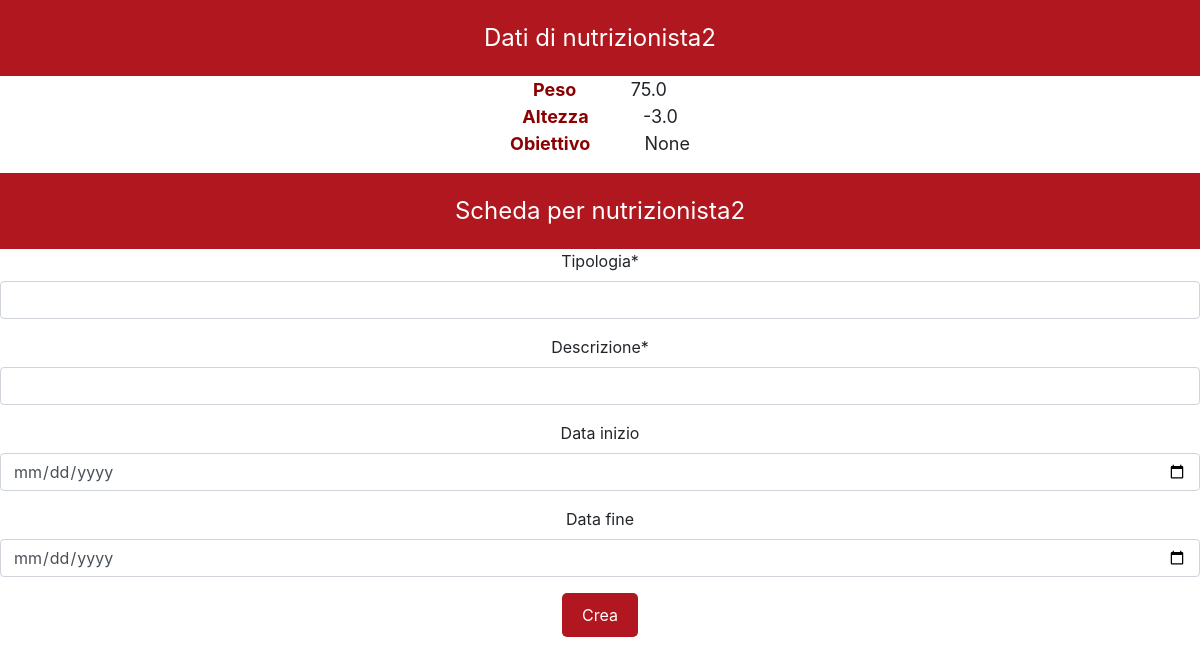
The page /workout/crea_scheda/2/ on the database as committed earlier.
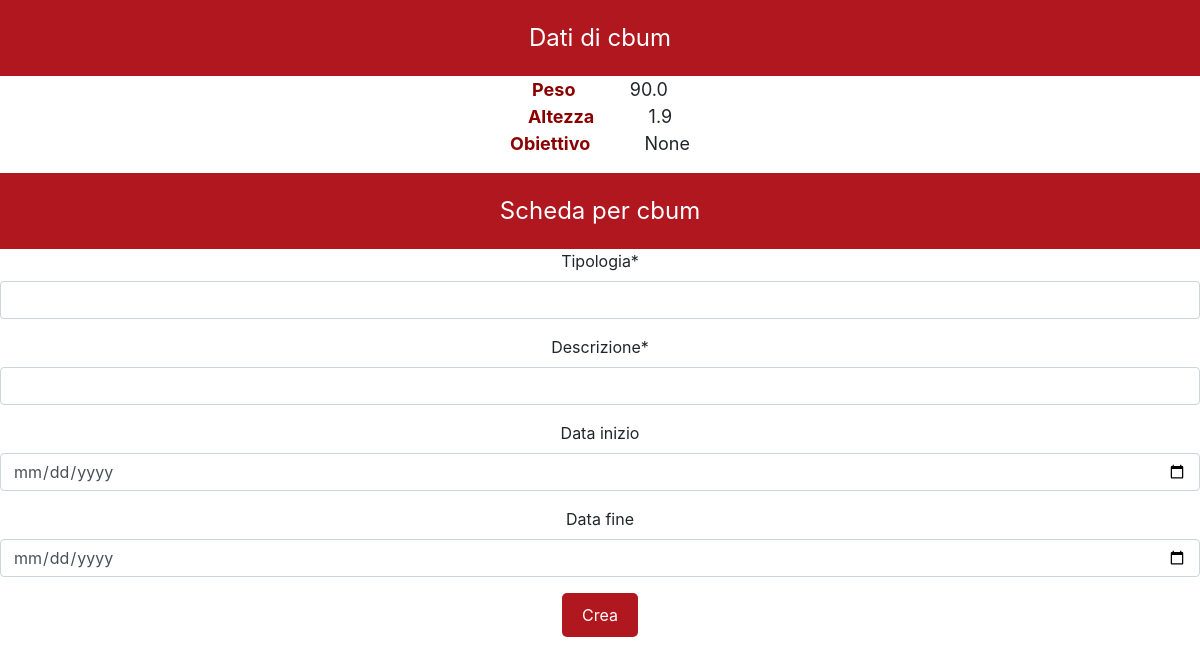
The same page on the database as committed later.
### Users/models.py (models this page shows)
class MyUser(AbstractUser):
    sesso = models.CharField(max_length=10, choices=SESSO)
    peso = models.FloatField(blank=True, null=True)
    altezza = models.FloatField(blank=True, null=True)
    tipo_abbonamento = models.IntegerField(default=1)
    fine_abbonamento = models.DateField(blank=True, null=True)
    immagine_profilo = models.ImageField(upload_to="fotouser/", blank=True)
    obiettivo = models.CharField(max_length=400, blank=True, null=True)

### Workout/views.py (the view, shortened to what this page needs)
# urls.py: path('crea_scheda/<int:user_pk>/', SchedaCreateView.as_view(), name="crea_scheda"),
class SchedaCreateView(CreateView):
    template_name = "Workout/crea_scheda.html"
    form_class = SchedaCreateForm
    def get_user(self):
        my_user = MyUser.objects.get(pk=self.kwargs.get('user_pk'))
        return my_user
    def get_context_data(self, **kwargs):
        context = super().get_context_data()
        context['my_user'] = self.get_user()
        return context

### Workout/forms.py
class SchedaCreateForm(forms.ModelForm):
    helper = FormHelper()
    helper.form_id = "scheda_create_form"
    helper.form_method = "POST"
    helper.add_input(Submit('submit', 'submit'))
    data_inizio = forms.DateField(widget=forms.DateInput(attrs={'type': 'date'}), required=False)
    data_fine = forms.DateField(widget=forms.DateInput(attrs={'type': 'date'}),required=False)
    class Meta:
        model = Scheda
        exclude = ['my_user']

### Workout/templates/Workout/crea_scheda.html (shortened to what this page needs)
{% extends 'base.html' %}
{% load crispy_forms_filters %}
{% load crispy_forms_tags %}
{% block content %}
    <div class="text_red"> Dati di {{ my_user.username }}</div>
    <div style="text-align: center">
        <p class="testo-grande">
            <strong><span style="color: #8B0000">Peso </span> </strong>   {{ my_user.peso }}<br>
            <strong><span style="color: #8B0000">Altezza </span> </strong> {{ my_user.altezza }}<br>
            <strong><span style="color: #8B0000">Obiettivo </span> </strong> {{ my_user.obiettivo }}
        </p>
    </div>
    <div class="text_red"> Scheda per {{ my_user.username }}</div>
    <div style="text-align: center">
        <form method="POST">
            {{ form|crispy}}
            <input class="pulsante-rosso" type="submit" value="Crea">
        </form>
    </div>
{% endblock %}

Rows that differ between the two databases and show on the page:
changed MyUser "None": username "nutrizionista2" → "cbum"; peso "75.0" → "90.0"; altezza "-3.0" → "1.9"
